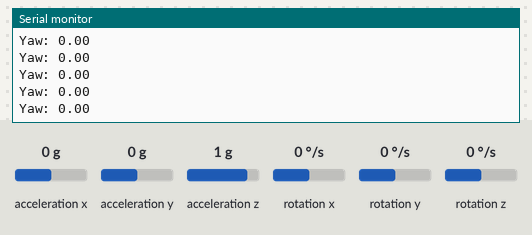
The sketch below on a simulated Arduino Uno, built with avr-gcc and run on an emulated ATmega328P. On the bench: the last lines printed to the serial monitor. The test bench sets the inputs (shaded band); at power-on: rotation z 0 °/s, acceleration x 0 g, acceleration y 0 g, acceleration z 1 g, rotation x 0 °/s, rotation y 0 °/s.

Above: at 3.2 s.
3.3 s: rotation z set to -2 °/s
At 3.34 s:
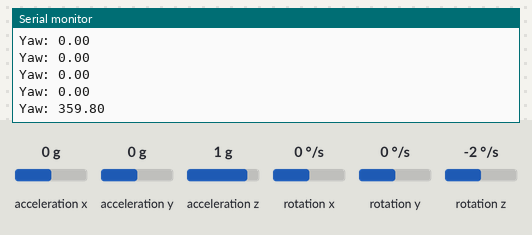
4.8 s: rotation z set to -192 °/s
At 4.87 s:
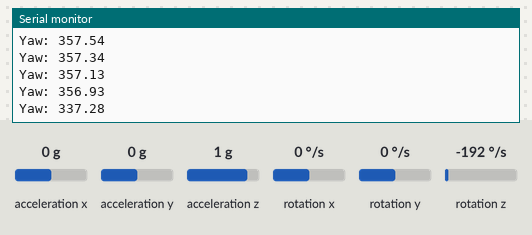
Timing chart, 0 to 7.8 s (numbered marks = the images above; inputs shaded):
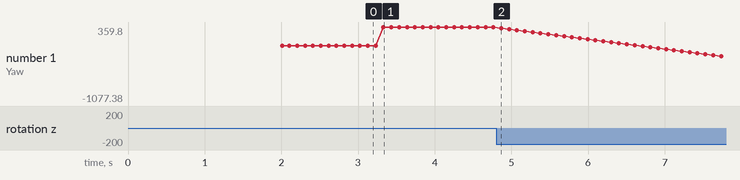

The sketch:

MPU6050_ReturnYaw.ino
```cpp
#include "Wire.h"
#include <MPU6050_light.h>

MPU6050 mpu(Wire);

void setup() {
  calibrateMPU();
}

void loop() {
  printYaw();
  delay(100); // Delay for 0.1 second.
}

void calibrateMPU() {
  // All kinds of things that need to be done.
  Serial.begin(9600);
  Wire.begin();

  byte status = mpu.begin();
  Serial.print("MPU6050 status: ");
  Serial.println(status);
  while (status != 0) { } // Stop everything if could not connect to MPU6050.

  Serial.println("Calculating offsets, do not move MPU6050");
  delay(1000);
  // mpu.upsideDownMounting = true; // Uncomment this line if the MPU6050 is mounted upside-down.
  mpu.calcOffsets(); // Gyro and accelerometer.
  Serial.println("Done!\n");
}

void printYaw() {
  mpu.update();

  float yaw = getYaw();

  Serial.print("Yaw: ");
  Serial.println(yaw);
}

float getYaw() {
  float yaw = mpu.getAngleZ();
  if (yaw < 0) {
    yaw += 360;
  }
  return yaw;
}
```

Measured:
- after the input at 3.3 s, the serial monitor: prints a new line at once (image 1)
- plotted number 1: 0 → 356.93 after the input at 3.3 s
